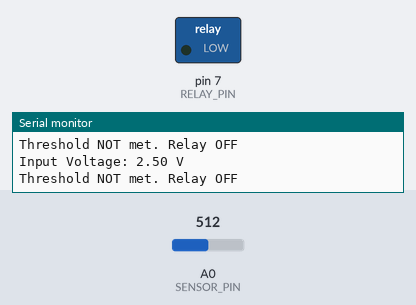
The sketch below on a simulated Arduino Uno, built with avr-gcc and run on an emulated ATmega328P. Parts: switched loads named in the sketch (green lamp = pin HIGH), the last lines printed to the serial monitor. The inputs (shaded band) are chosen by the test bench; at power-on: A0 (SENSOR_PIN) = 512.

Above: at 1.2 s.
1.3 s: A0 (SENSOR_PIN) set to 645
4.3 s: A0 (SENSOR_PIN) set to 672
At 5.2 s:
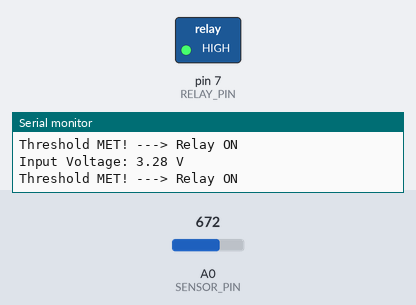
5.8 s: A0 (SENSOR_PIN) set to 511
At 6.9 s:
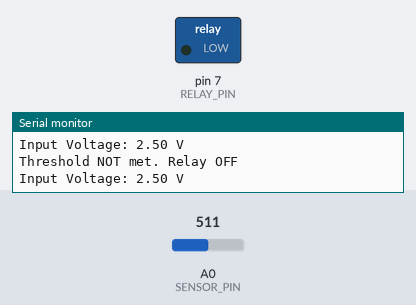
8.8 s: A0 (SENSOR_PIN) set to 716
At 10.1 s:
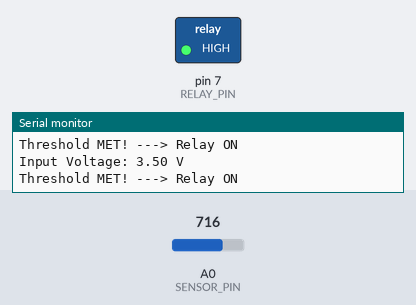
Timing chart, 0 to 11.4 s (numbered marks = the images above; inputs shaded):
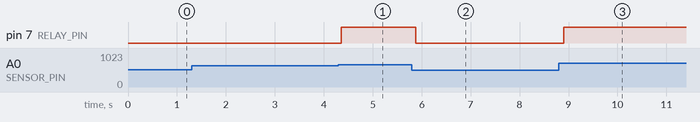

The sketch:

relay_middleware.ino
```cpp
// --- Constants (You can change these values) ---

// The Arduino pin connected to the relay module's IN pin
const int RELAY_PIN = 7;

// The Arduino Analog pin to read the input voltage from
const int SENSOR_PIN = A0;

// The voltage threshold. If the input voltage is above this, the relay turns ON.
// You can change this to any value, for example 2.0, 0.5, etc.
const float THRESHOLD_VOLTAGE = 3.2;


// --- Main Program (Do not change below unless you know what you are doing) ---

void setup() {
  // Initialize serial communication for debugging.
  // Open the Serial Monitor (Tools -> Serial Monitor) to see the voltage readings.
  Serial.begin(9600);

  // Set the relay pin as an output
  pinMode(RELAY_PIN, OUTPUT);

  // Ensure the relay is OFF when the Arduino starts up.
  // Note: Some relay modules are "active LOW", meaning LOW turns them ON.
  // If your relay turns on with this code, change HIGH to LOW and LOW to HIGH below.
  digitalWrite(RELAY_PIN, LOW); // Set relay to OFF state
  Serial.println("System Initialized. Relay is OFF.");
}

void loop() {
  // 1. Read the raw analog value (0-1023)
  int sensorValue = analogRead(SENSOR_PIN);

  // 2. Convert the analog value (0-1023) to a voltage (0-5V)
  // The Arduino's ADC reference is 5.0V and it has a 10-bit resolution (2^10 = 1024 values, so 0-1023)
  float voltage = sensorValue * (5.0 / 1023.0);

  // 3. Print the current voltage to the Serial Monitor for debugging
  Serial.print("Input Voltage: ");
  Serial.print(voltage);
  Serial.println(" V");

  // 4. Check if the voltage is above or below the threshold
  if (voltage >= THRESHOLD_VOLTAGE) {
    // If voltage is high, turn the relay ON
    digitalWrite(RELAY_PIN, HIGH);
    Serial.println("Threshold MET! ---> Relay ON");
  } else {
    // If voltage is low, turn the relay OFF
    digitalWrite(RELAY_PIN, LOW);
    Serial.println("Threshold NOT met. Relay OFF");
  }

  // Wait for a short moment before taking the next reading
  delay(100); // 500 milliseconds
}
```

Measured:
- the behaviour switches between 654 and 655 on A0 (SENSOR_PIN) (found by bisection; images 0 and 1)
- after the input at 4.3 s, pin 7 (RELAY_PIN): LOW → HIGH after 0.06 s
- after the input at 5.8 s, pin 7 (RELAY_PIN): HIGH → LOW after 0.07 s
- after the input at 8.8 s, pin 7 (RELAY_PIN): LOW → HIGH after 0.10 s
